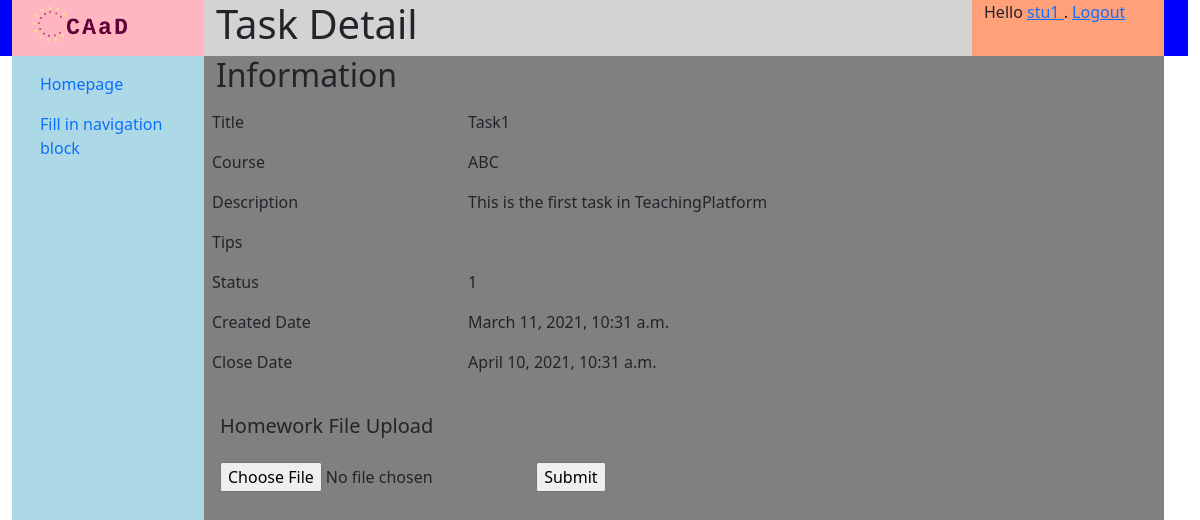
Page /courses/task/1 (signed in) on the earlier database version.
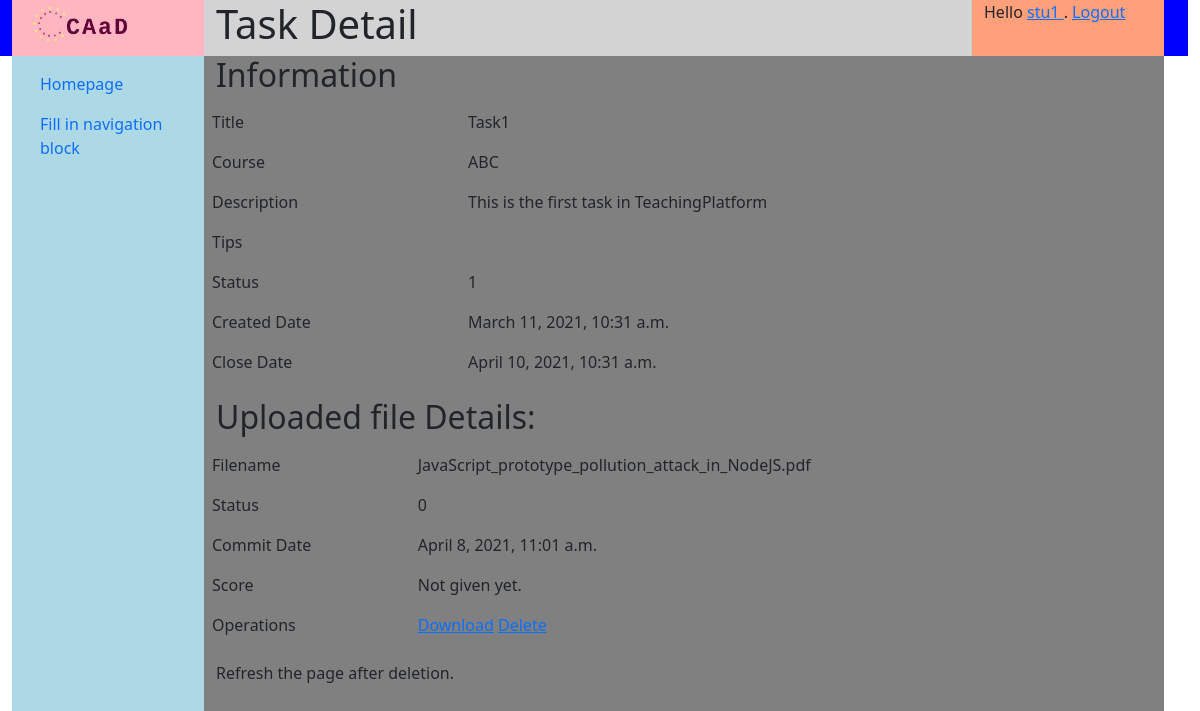
Same page on the later database version.
### homeworks/models.py (models this page shows, shortened)
class Submission(models.Model):
    SUBMISSION_STATUS = [ (0, "Unfinished"), (1, "Submitted"), (2, "Commented") ]
    status = models.IntegerField(
        'status', default=0, choices=SUBMISSION_STATUS)
    commit_date = models.DateTimeField('date committed', default=timezone.now())
    score = models.IntegerField('score', null=True)
    comment = models.CharField('comment', max_length=1024, null=True)
    task = models.ForeignKey(Task, on_delete=models.CASCADE, related_name="submissions", null=True)
    submitter = models.ForeignKey(User, on_delete=models.CASCADE, related_name="submissions", null=True)
    file = models.OneToOneField(SubmissionFile, on_delete=models.CASCADE, null=True, blank=True, related_name="submission")

### files/models.py (models this page shows, shortened)
class File(models.Model):
    name = models.CharField(max_length=32, blank=True)
    create_date = models.DateTimeField('date created', default=timezone.now())
    hash = models.CharField(max_length=64, blank=True)
    content_type = models.CharField(max_length=64, blank=True, null=True)
    class Meta:
        abstract = True

class SubmissionFile(File):
    file = RestrictedFileField(upload_to=UploadToPathAndRename("submission/" + time.strftime("%Y/%m/%d")), max_length=100, max_upload_size=5242880,
            content_types=['application/pdf', 'application/excel', 'application/msword', 'text/plain', 'text/csv', 'application/zip', 'image/jpeg', 'image/gif'])

### homeworks/views.py (the view, shortened to what this page needs)
# urls.py: path('task/<int:task_id>', homework_views.TaskDetailView.as_view(), name='task_detail'),
class TaskDetailView(View, ContextMixin):
    template_name = "homeworks/task_detail.html"
    def get_context_data(self, **kwargs):
        context = super().get_context_data(**kwargs)
        context["title"] = "Task Detail"
        return context
    def get(self, request, task_id):
        task = get_object_or_404(Task, pk=task_id)
        if request.user.is_authenticated and CourseMember.is_member_of(request.user.pk, task.course.pk):
            privilege = CourseMember.get_highest_course_privilege(request.user.pk, task.course.pk)
            context = self.get_context_data()
            context['task'] = task
            if privilege == 3:
                try:
                    submission = Submission.objects.get(task__pk=task_id, submitter__pk=request.user.pk)
                    context['submission'] = submission
                except Submission.DoesNotExist:
                    submission = Submission(submitter=request.user, task=task)
                    submission.save()
                except Exception as e:
                    print(e)
                    raise e
                finally:
                    context['submission'] = submission
                    try:
                        file = submission.file
                        print(file.name)
                    except:
                        context['to_submit'] = True
                        context['form'] = UploadFileForm()
            else:
                context["is_teacher"] = True
            return render(request, self.template_name, context=context)
        return return_error(request, USER_NOT_AUTHENTICATED)

### courses/models.py (called while the page is built)
    @classmethod
    def get_highest_course_privilege(cls, user_id, course_id):
        if user_id == None or course_id == None:
            return 4
        cm = cls.objects.filter(course__pk=course_id).filter(user__pk=user_id)
        if len(cm) > 0:
            type = 3
            for role in cm:
                if role.type < type:
                    type = role.type
            return type
        return 4

    @classmethod
    def is_member_of(cls, user_id, course_id):
        return (cls.get_highest_course_privilege(user_id, course_id) < 4)

### templates/homeworks/task_detail.html (shortened to what this page needs)
{% extends 'generics/base.html' %}
{% block content %}
<h2>Information</h2>
<table class="table table-borderless">
    <tr>
        <td>Title</td>
        <td>{{ task.title }}</td>
    </tr>
    <tr>
        <td>Course</td>
        <td>{{ task.course.name }}</td>
    </tr>
    <tr>
        <td>Description</td>
        <td>{{ task.description }}</td>
    </tr>
    <tr>
        <td>Tips</td>
        <td>{{ task.tips }}</td>
    </tr>
    <tr>
        <td>Status</td>
        <td>{{ task.status}}</td>
    </tr>
    <tr>
        <td>Created Date</td>
        <td>{{ task.create_date }}</td>
    </tr>
    <tr>
        <td>Close Date</td>
        <td>{{ task.close_date}}</td>
    </tr>
</table>
{% if is_teacher %}
<div class="row m-3">
    <div class="m-1 col-3">
        <a href="{% url 'courses:task_update' task.pk %}" class="btn btn-primary" style="width: auto">Update Task</a>
    </div>
    <div class="m-1 col-3">
        <a href="{% url 'courses:submission_list' task.pk %}" class="btn btn-primary" style="width: auto">Submission List</a>
    </div>
</div>
{% else %}
<div class="row">
{% if to_submit %}
    {% include "homeworks/includes/upload_homeworkfile_form.html" %}
{% else %}
<h2>Uploaded file Details:</h2>
<table class="table table-borderless">
    <tr>
        <td>Filename</td>
        <td>{{ submission.file.name }}</td>
    </tr>
    <tr>
        <td>Status</td>
        <td>{{ submission.status}}</td>
    </tr>
    <tr>
        <td>Commit Date</td>
        <td>{{ submission.commit_date }}</td>
    </tr>
    <tr>
        <td>Score</td>
        <td>
        {% if submission.score %}
            submission.score
        {% else %}
            <div style='color=red'>Not given yet.</div>
        {% endif %}
        </td>
    </tr>
    <tr>
    <td>Operations</td>
    <td>
        <a href="{% url 'files:download' submission.file.pk %}" target="_blank">Download</a>
        <a href="{% url 'files:delete' submission.file.pk %}" target="_blank">Delete</a>
    </td>
    </tr>
</table>
<p>Refresh the page after deletion.</p>
{% endif %}
</div>
{% endif %}
{% endblock content %}

Differences in the rows shown:
now on this page (row edited): Submission: file.name "JavaScript_prototype_pollution_attack_in_NodeJS.pdf", status "0", commit_date "April 8, 2021, 11:01 a.m."
changed Submission: file_id empty → 1 (drawn)
Other differences:
form field value: "Submit" → (not shown)
text no longer shown: "Homework File Upload"
text now shown: "Uploaded file Details: Filename Status Commit Date Score Not given yet. Operations Download Delete Refresh the page after deletion."
